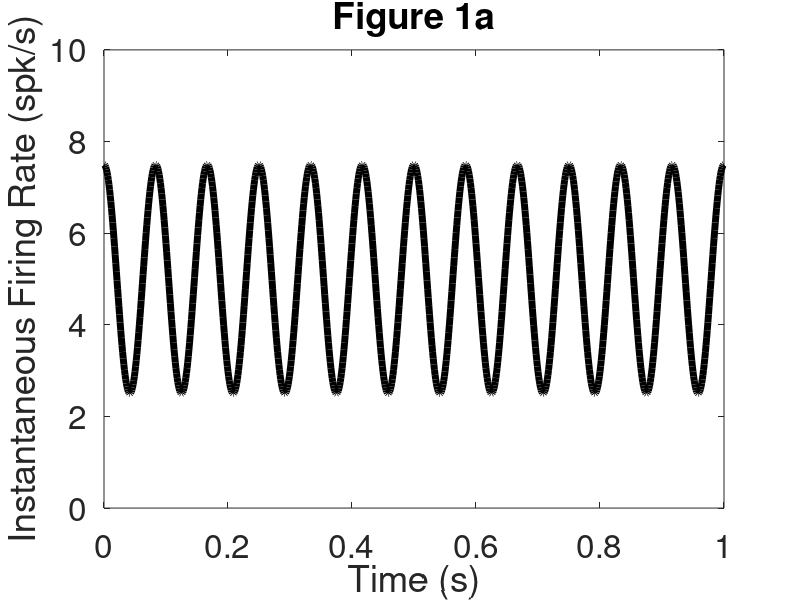

MATLAB code for this plot: (Note: this script raises an error after producing the figure.)
%%% sandbox for FR spectral analysis

%% Figure 1a
%First Replicate Results from Matzner & Bar-Gad (2015)
f0 = 12; %oscillation frequency (Hz)
r0 = 5; %Average FR (spk/s)
m = 0.5; %Modulation index (strength of oscillation)
T = 1; %Trial duration (s)
dt = 0.001; % (ms)
t = 0:dt:T; %Simulation time (s)
fr = r0 * (1 + m*cos(2*pi*f0*t)); %Instaneous Firing Rate

figure;
plot(t, fr, 'k-', 'Linewidth', 5)
xlabel("Time (s)")
ylabel("Instantaneous Firing Rate (spk/s)")
ylim([0, 10])
title("Figure 1a")
set(gca, 'Fontsize', 24)

%% Figure 1b
T = 60*5;
t = 0:dt:T; %Simulation time (s)
fr = r0 * (1 + m*cos(2*pi*f0*t)); %Instaneous Firing Rate
window = 1000; %size of welch window (# of samples)
n_overlap = 1; %number of overlapping points in the window
nyquist = 1 / (2*dt); %Nyquist Frequency
fr_norm = fr - mean(fr);
[psd, freqs] = pwelch(fr_norm, window, n_overlap, window);
freqs = freqs * nyquist / pi;
disp(max(freqs))
disp(min(freqs))
figure;
plot(freqs, psd, 'k-', 'Linewidth', 5)
xline(f0, 'r--', 'Linewidth', 2)
xlim([0, 100])
title("Figure 1b")
xlabel("Frequency (Hz)")
ylabel("Power ( (spk/s)^2/Hz )")
set(gca, 'Fontsize', 24)

%% Figure 1c
rng(1);
spikes = double(rand(size(fr)) < dt*fr);
figure;
plot(t(t<=1), spikes(t<=1), 'k-', 'Linewidth', 5)
xlabel("Time (s)")
ylabel("Spike")
title("Figure 1c")
yticks([0, 1])
yticklabels([0, 1])
set(gca, 'Fontsize', 24)

%% Figure 1d
norm_spikes = spikes - mean(spikes);
[psd, freqs] = pwelch(spikes, window, n_overlap, window);
freqs = freqs * nyquist / pi;
figure;
plot(freqs, psd, 'k-', 'Linewidth', 5)
xline(f0, 'r--', 'Linewidth', 2)
xlim([0, 100])
xlabel("Frequency (Hz)")
ylabel("Power (A.U.)")
set(gca, 'Fontsize', 24)
title("Figure 1d")

%% Figures 1E, F, G
r0s = [5, 15, 30];
titles = ["Figure 1E", "Figure 1F", "Figure 1G"];
for i = 1:length(r0s)
    r0 = r0s(i);
    fr = r0 * (1 + m*cos(2*pi*f0*t));
    spikes = double(rand(size(fr)) < dt*fr);
    [psd, freqs] = pwelch(spikes, window, n_overlap, window);
    freqs = freqs * nyquist / pi;
    psd_snr = (psd - mean(psd(freqs>=100)) ) / std(psd(freqs>=100));
    figure;
    plot(freqs, psd_snr, 'k-', 'Linewidth', 5)
    xline(f0, 'r--', 'Linewidth', 2)
    xlim([0, 100])
    ylim([-5, 25])
    xlabel("Frequency (Hz)")
    ylabel("SNR")
    title(titles(i))
    set(gca, 'Fontsize', 24)
end

%% Figure 4B with ground truth f0
T = 1*60;
fs = 1/dt;
window = ones(1000, 1);
win_len = length(window);
t = 0:dt:T; %Simulation time (s)
r0s = 1:5:80;
ms = [0.1, 0.25, 0.4, 0.5, 0.75, 1];
r0_hats = zeros(length(r0s), length(ms));
mhats = zeros(length(r0s), length(ms));
mhat_stds = zeros(length(r0s), length(ms));
num_trials = 10;
for i = 1:length(ms)
    m = ms(i);
    fprintf("m=%0.1f \n", m)
    for j = 1:length(r0s)
        r0 = r0s(j);
        fr = r0 * (1 + m*cos(2*pi*f0*t));
        trial_mhats = zeros(num_trials, 1);
        for k = 1:num_trials
            spikes = double(rand(size(fr)) < dt*fr);
            [psd, freqs] = pwelch(spikes, window, n_overlap, win_len);
            freqs = freqs * nyquist / pi;
            psd_snr = (psd - mean(psd(freqs>=100)) ) / std(psd(freqs>=100));
            [~, f0_ind] = min(abs(freqs-f0));
            peak_snr = psd_snr(f0_ind);
            r0_hat = sum(spikes) / T;
            mhat = get_mhat(peak_snr, r0_hat, T, fs, win_len);
            trial_mhats(k) = mhat;
        end
        mhats(j, i) = mean(trial_mhats);
        mhat_stds(j, i) = std(trial_mhats);
        r0_hats(j, i) = r0_hat;
    end
end
%% Figure 4B Plot
default_colors = get(gca, 'Colororder');
figure;
hold on
for i = 1:length(ms)
    errorbar(r0s, mhats(:, i), mhat_stds(:, i), 'Linewidth', 5)
    yline(ms(i), '--', 'Color', default_colors(i, :), 'Linewidth', 2)
end
hold off
xlabel("Baseline Firing Rate r0 (spk/s)")
ylabel("Estimated Modulation Index $\hat{m}$", 'Interpreter', 'LaTeX')
title("Figure 4B")
set(gca, 'Fontsize', 24)

%% Figure 4B with NEO-based spike detection of f0
thresh_factor = 15;
T = 1*60;
fs = 1/dt;
window = ones(1000, 1);
win_len = length(window);
t = 0:dt:T; %Simulation time (s)
r0s = 1:5:80;
ms = [0.1, 0.25, 0.4, 0.5, 0.75, 1];
r0_hats = zeros(length(r0s), length(ms));
mhats = zeros(length(r0s), length(ms));
mhat_stds = zeros(length(r0s), length(ms));
num_trials = 10;
for i = 1:length(ms)
    m = ms(i);
    fprintf("m=%0.1f \n", m)
    for j = 1:length(r0s)
        r0 = r0s(j);
        fr = r0 * (1 + m*cos(2*pi*f0*t));
        trial_mhats = zeros(num_trials, 1);
        for k = 1:num_trials
            spikes = double(rand(size(fr)) < dt*fr);
            [psd, freqs] = pwelch(spikes, window, n_overlap, win_len);
            freqs = freqs * nyquist / pi;
            psd_snr = (psd - mean(psd(freqs>=100)) ) / std(psd(freqs>=100));
            psd_snr = psd_snr(freqs>=1&freqs<=100); %omit baseline shift artifact
            freqs = freqs(freqs>=1&freqs<=100);
            ne_snr = neo(psd_snr);
            sigma = median(ne_snr) / 0.67;
            threshold = sigma*thresh_factor;
            if any(ne_snr>=threshold)
                [peak_snr, f0hat] = max(psd_snr(ne_snr>=threshold));
            else
                peak_snr = 0;
            end
            r0_hat = sum(spikes) / T;
            mhat = get_mhat(peak_snr, r0_hat, T, fs, win_len);
            trial_mhats(k) = mhat;
        end
        mhats(j, i) = mean(trial_mhats);
        mhat_stds(j, i) = std(trial_mhats);
        r0_hats(j, i) = r0_hat;
    end
end
%% Figure 4B NEO Plot
default_colors = get(gca, 'Colororder');
figure;
hold on
for i = 1:length(ms)
    errorbar(r0s, mhats(:, i), mhat_stds(:, i), 'Linewidth', 5)
    yline(ms(i), '--', 'Color', default_colors(i, :), 'Linewidth', 2)
end
hold off
xlabel("Baseline Firing Rate r0 (spk/s)")
ylabel("Estimated Modulation Index $\hat{m}$", 'Interpreter', 'LaTeX')
title("Figure 4B with NEO detection")
set(gca, 'Fontsize', 24)

%% Apply to Poisson input
clear;
load('/Volumes/Paul''s Data/Modeling/bam_microstim/Simulation EMBC I_b100/bam_constants.mat')
num_trials = 36;
mhats = zeros(num_trials, 1);
f0hats = zeros(num_trials, 1);
psd_snrs = zeros(num_trials, 99);
for trial = 1:num_trials
    num_group = 120;
    fprintf("Trial: %0.0f \n", trial)
    trialname = sprintf('/Volumes/Paul''s Data/Modeling/bam_microstim/Simulation EMBC I_b100/spikes/c=0.000/trial%0.0f/input.mat', ...
        trial);
    load(trialname, 'spikes');
    tstart = 0;
    tend = 1;
    T = tend - tstart;
    spikes = spikes(t>=tstart&t<=tend, 2*num_group+1:N_E);
    spikes = sum(spikes, 2); %aggregate over all neurons for better resolution
    num_group = 1;
    fs = 1/dt;
    nyquist = 1 / (2*dt); %Nyquist Frequency
    thresh_factor = 15;
    window = ones(sum(t<=1), 1);
    win_len = length(window);
    n_overlap = 0;
    [psd, freqs] = pwelch(spikes, window, n_overlap, win_len);
    freqs = freqs * nyquist / pi;
    psd_snr = (psd - mean(psd(freqs>=100)) ) / std(psd(freqs>=100));
    psd_snr = psd_snr(freqs>=1&freqs<=100, :); %omit baseline shift artifact
    freqs = freqs(freqs>=1&freqs<=100);
    ne_snr = neo(psd_snr);
    sigma = median(ne_snr) / 0.67; %estimation of std
    threshold = sigma*thresh_factor;
    if any(ne_snr>=threshold)
        peak_snr = max(psd_snr(ne_snr>=threshold));
        f0hat = freqs(psd_snr==peak_snr);
        r0hat = sum(spikes) / T; 
        mhat = get_mhat(peak_snr, r0hat, T, fs, win_len);
        if length(f0hat)~=1 %multiple modulation frequencies shouldn't be possible
            f0hat = 0;
            mhat = 0;
        end
    else
        f0hat = 0;
        mhat = 0;
    end
    f0hats(trial) = f0hat;
    mhats(trial) = mhat;
    psd_snrs(trial, :) = psd_snr;
end
%% Plot Poisson
figure;
scatter(f0hats, mhats, 100, 'k')
xlabel("Estimated Modulation Frequency $\hat{f_0}$ (Hz)", 'Interpreter', 'LaTeX')
ylabel("Estimated Modulation Strength $\hat{m}$", 'Interpreter', 'LaTeX')
set(gca, 'Fontsize', 24)

figure;
errorbar(freqs, mean(psd_snrs, 1), std(psd_snrs, [], 1), 'k', 'Linewidth', 2)
xlabel("Frequency (Hz)")
ylabel("SNR")
title("Power Spectral Density Averaged over trials")
set(gca, 'Fontsize', 24)

%% Apply to Disconnected spikes (0-1s)
clear;
load('/Volumes/Paul''s Data/Modeling/bam_microstim/Simulation EMBC Disconnected/bam_constants.mat')
num_trials = 36;
mhats = zeros(num_trials, 1);
f0hats = zeros(num_trials, 1);
psd_snrs = zeros(num_trials, 99);
for trial = 1:num_trials
    num_group = 120;
    fprintf("Trial: %0.0f \n", trial)
    trialname = sprintf('/Volumes/Paul''s Data/Modeling/bam_microstim/Simulation EMBC Disconnected/brain1/data/0.0nA_galvanic/c=0.000/trial%0.0f.mat', ...
        trial);
    load(trialname, 'recspikes');
    spikes = zeros(length(t), N);
    for nn = 1:N
        for spike_idx = recspikes(int2str(nn))
            spikes(spike_idx, nn) = 1;
        end
    end
    tstart = 1;
    tend = 3;
    T = tend - tstart;
    %spikes = spikes(t>=tstart&t<=tend, 2*num_group+1:N_E); %NS neurons
    %spikes = spikes(t>=tstart&t<=tend, 1:num_group); %P1
    spikes = spikes(t>=tstart&t<=tend, :); %All neurons
    spikes = sum(spikes, 2); %aggregate over all neurons for better resolution
    num_group = 1;
    fs = 1/dt;
    nyquist = 1 / (2*dt); %Nyquist Frequency
    thresh_factor = 15;
    window = ones(sum(t<=1), 1);
    win_len = length(window);
    n_overlap = 0;
    [psd, freqs] = pwelch(spikes, window, n_overlap, win_len);
    freqs = freqs * nyquist / pi;
    psd_snr = (psd - mean(psd(freqs>=100)) ) / std(psd(freqs>=100));
    psd_snr = psd_snr(freqs>=1&freqs<=100, :); %omit baseline shift artifact
    freqs = freqs(freqs>=1&freqs<=100);
    ne_snr = neo(psd_snr);
    sigma = median(ne_snr) / 0.67; %estimation of std
    threshold = sigma*thresh_factor;
    if any(ne_snr>=threshold)
        peak_snr = max(psd_snr(ne_snr>=threshold));
        f0hat = freqs(psd_snr==peak_snr);
        r0hat = sum(spikes) / T; 
        mhat = get_mhat(peak_snr, r0hat, T, fs, win_len);
        if length(f0hat)~=1 %multiple modulation frequencies shouldn't be possible
            f0hat = 0;
            mhat = 0;
        end
    else
        f0hat = 0;
        mhat = 0;
    end
    f0hats(trial) = f0hat;
    mhats(trial) = mhat;
    psd_snrs(trial, :) = psd_snr;
end
%% Plot Disconnected
figure;
scatter(f0hats, mhats, 100, 'k')
xlabel("Estimated Modulation Frequency $\hat{f_0}$ (Hz)", 'Interpreter', 'LaTeX')
ylabel("Estimated Modulation Strength $\hat{m}$", 'Interpreter', 'LaTeX')
set(gca, 'Fontsize', 24)

figure;
errorbar(freqs, mean(psd_snrs, 1), std(psd_snrs, [], 1), 'k', 'Linewidth', 2)
xlabel("Frequency (Hz)")
ylabel("SNR")
title("Power Spectral Density Averaged over trials")
set(gca, 'Fontsize', 24)

%% Apply to Connected spikes (0-1s)
clear;
load('/Volumes/Paul''s Data/Modeling/bam_microstim/Simulation EMBC I_b100/bam_constants.mat')
num_trials = 36;
mhats = zeros(num_trials, 1);
f0hats = zeros(num_trials, 1);
psd_snrs = zeros(num_trials, 99);
for trial = 1:num_trials
    num_group = 120;
    fprintf("Trial: %0.0f \n", trial)
    trialname = sprintf('/Volumes/Paul''s Data/Modeling/bam_microstim/Simulation EMBC I_b100/brain1/data/0.0nA_galvanic/c=0.000/trial%0.0f.mat', ...
        trial);
    load(trialname, 'recspikes');
    spikes = zeros(length(t), N);
    for nn = 1:N
        for spike_idx = recspikes(int2str(nn))
            spikes(spike_idx, nn) = 1;
        end
    end
    tstart = 1;
    tend = 3;
    T = tend - tstart;
    %spikes = spikes(t>=tstart&t<=tend, 2*num_group+1:N_E); %NS neurons
    %spikes = spikes(t>=tstart&t<=tend, 1:num_group); %P1
    spikes = spikes(t>=tstart&t<=tend, :); %All neurons
    spikes = sum(spikes, 2); %aggregate over all neurons for better resolution
    num_group = 1;
    fs = 1/dt;
    nyquist = 1 / (2*dt); %Nyquist Frequency
    thresh_factor = 15;
    window = ones(sum(t<=1), 1);
    win_len = length(window);
    n_overlap = 0;
    [psd, freqs] = pwelch(spikes, window, n_overlap, win_len);
    freqs = freqs * nyquist / pi;
    psd_snr = (psd - mean(psd(freqs>=100)) ) / std(psd(freqs>=100));
    psd_snr = psd_snr(freqs>=1&freqs<=100, :); %omit baseline shift artifact
    freqs = freqs(freqs>=1&freqs<=100);
    ne_snr = neo(psd_snr);
    sigma = median(ne_snr) / 0.67; %estimation of std
    threshold = sigma*thresh_factor;
    if any(ne_snr>=threshold)
        peak_snr = max(psd_snr(ne_snr>=threshold));
        f0hat = freqs(psd_snr==peak_snr);
        r0hat = sum(spikes) / T; 
        mhat = get_mhat(peak_snr, r0hat, T, fs, win_len);
        if length(f0hat)~=1 %multiple modulation frequencies shouldn't be possible
            f0hat = 0;
            mhat = 0;
        end
    else
        f0hat = 0;
        mhat = 0;
    end
    f0hats(trial) = f0hat;
    mhats(trial) = mhat;
    psd_snrs(trial, :) = psd_snr;
end
%% Plot Connected
figure;
scatter(f0hats, mhats, 100, 'k')
xlabel("Estimated Modulation Frequency $\hat{f_0}$ (Hz)", 'Interpreter', 'LaTeX')
ylabel("Estimated Modulation Strength $\hat{m}$", 'Interpreter', 'LaTeX')
set(gca, 'Fontsize', 24)

figure;
errorbar(freqs, mean(psd_snrs, 1), std(psd_snrs, [], 1), 'k', 'Linewidth', 2)
xlabel("Frequency (Hz)")
ylabel("SNR")
title("Power Spectral Density Averaged over trials")
set(gca, 'Fontsize', 24)

%% Apply to Connected spikes (Baseline Activity) Long Duration (30s)
clear;
load('/Volumes/Paul''s Data/Modeling/bam_microstim/Simulation LongDuration/bam_constants.mat')
num_trials = 10;
mhats = zeros(num_trials, 1);
f0hats = zeros(num_trials, 1);
psd_snrs = zeros(num_trials, 495);
for trial = 1:num_trials
    num_group = 120;
    fprintf("Trial: %0.0f \n", trial)
    trialname = sprintf('/Volumes/Paul''s Data/Modeling/bam_microstim/Simulation LongDuration/brain1/data/0.0nA_galvanic/c=0.000/trial%0.0f.mat', ...
        trial);
    load(trialname, 'recspikes');
    spikes = zeros(length(t), N);
    for nn = 1:N
        for spike_idx = recspikes(int2str(nn))
            spikes(spike_idx, nn) = 1;
        end
    end
    tstart = 0;
    tend = 30;
    T = tend - tstart;
    %spikes = spikes(t>=tstart&t<=tend, 2*num_group+1:N_E); %NS neurons
    %spikes = spikes(t>=tstart&t<=tend, 1:num_group); %P1
    spikes = spikes(t>=tstart&t<=tend, :); %All neurons
    spikes = sum(spikes, 2); %aggregate over all neurons for better resolution
    num_group = 1;
    fs = 1/dt;
    nyquist = 1 / (2*dt); %Nyquist Frequency
    thresh_factor = 15;
    window = ones(sum(t<=5), 1);
    win_len = length(window);
    n_overlap = 0;
    [psd, freqs] = pwelch(spikes, window, n_overlap, win_len);
    freqs = freqs * nyquist / pi;
    psd_snr = (psd - mean(psd(freqs>=100)) ) / std(psd(freqs>=100));
    psd_snr = psd_snr(freqs>=1&freqs<=100, :); %omit baseline shift artifact
    freqs = freqs(freqs>=1&freqs<=100);
    ne_snr = neo(psd_snr);
    sigma = median(abs(ne_snr)) / 0.67; %estimation of std
    threshold = sigma*thresh_factor;
    if any(ne_snr>=threshold)
        peak_snr = max(psd_snr(ne_snr>=threshold));
        f0hat = freqs(psd_snr==peak_snr);
        r0hat = sum(spikes) / T; 
        mhat = get_mhat(peak_snr, r0hat, T, fs, win_len);
        if length(f0hat)~=1 %multiple modulation frequencies shouldn't be possible
            f0hat = 0;
            mhat = 0;
        end
    else
        f0hat = 0;
        mhat = 0;
    end
    f0hats(trial) = f0hat;
    mhats(trial) = mhat;
    psd_snrs(trial, :) = psd_snr;
end
%% Plot Long Duration
figure;
scatter(f0hats, mhats, 100, 'k')
xlabel("Estimated Modulation Frequency $\hat{f_0}$ (Hz)", 'Interpreter', 'LaTeX')
ylabel("Estimated Modulation Strength $\hat{m}$", 'Interpreter', 'LaTeX')
set(gca, 'Fontsize', 24)

figure;
errorbar(freqs, mean(psd_snrs, 1), std(psd_snrs, [], 1), 'k', 'Linewidth', 1)
xlabel("Frequency (Hz)")
ylabel("SNR")
title("Power Spectral Density Averaged over trials")
set(gca, 'Fontsize', 24)

%% Create Oscillatory input for more dramatic oscillations
clear;
load('/Volumes/Paul''s Data/Modeling/bam_microstim/Simulation EMBC I_b100/bam_constants.mat')
num_trials = 36;
mhats = zeros(num_trials, 1);
f0hats = zeros(num_trials, 1);
psd_snrs = zeros(num_trials, 99);
r0 = 2400;
m = 0.5;
f0 = 40;
fr = r0 * (1 + m*cos(2*pi*f0*t)); %Instaneous Firing Rate

for trial = 1:num_trials
    num_group = 120;
    fprintf("Trial: %0.0f \n", trial)
    spikes = rand(length(t), N) < (dt*fr)';
    tstart = 0;
    tend = 1;
    T = tend - tstart;
    %spikes = spikes(t>=tstart&t<=tend, 2*num_group+1:N_E); %NS neurons
    %spikes = spikes(t>=tstart&t<=tend, 1:num_group); %P1
    spikes = spikes(t>=tstart&t<=tend, :); %All neurons
    spikes = sum(spikes, 2); %aggregate over all neurons for better resolution
    num_group = 1;
    fs = 1/dt;
    nyquist = 1 / (2*dt); %Nyquist Frequency
    thresh_factor = 15;
    window = ones(sum(t<=1), 1);
    win_len = length(window);
    n_overlap = 0;
    [psd, freqs] = pwelch(spikes, window, n_overlap, win_len);
    freqs = freqs * nyquist / pi;
    psd_snr = (psd - mean(psd(freqs>=100)) ) / std(psd(freqs>=100));
    psd_snr = psd_snr(freqs>=1&freqs<=100, :); %omit baseline shift artifact
    freqs = freqs(freqs>=1&freqs<=100);
    ne_snr = neo(psd_snr);
    sigma = median(ne_snr) / 0.67; %estimation of std
    threshold = sigma*thresh_factor;
    if any(ne_snr>=threshold)
        peak_snr = max(psd_snr(ne_snr>=threshold));
        f0hat = freqs(psd_snr==peak_snr);
        r0hat = sum(spikes) / T; 
        mhat = get_mhat(peak_snr, r0hat, T, fs, win_len);
        if length(f0hat)~=1 %multiple modulation frequencies shouldn't be possible
            f0hat = 0;
            mhat = 0;
        end
    else
        f0hat = 0;
        mhat = 0;
    end
    f0hats(trial) = f0hat;
    mhats(trial) = mhat;
    psd_snrs(trial, :) = psd_snr;
end
%% Plot Poisson Gamma
figure;
hold on
scatter(f0hats, mhats, 100, 'k')
scatter(f0, m, 100, 'r')
xlim([39, 41])
ylim([0.4, 0.6])
xlabel("Estimated Modulation Frequency $\hat{f_0}$ (Hz)", 'Interpreter', 'LaTeX')
ylabel("Estimated Modulation Strength $\hat{m}$", 'Interpreter', 'LaTeX')
set(gca, 'Fontsize', 24)

figure;
errorbar(freqs, mean(psd_snrs, 1), std(psd_snrs, [], 1), 'k', 'Linewidth', 1)
xlabel("Frequency (Hz)")
ylabel("SNR")
title("Power Spectral Density Averaged over trials")
set(gca, 'Fontsize', 24)

%% Manually created oscillations in disconnected neurons
clear;
load('/Volumes/Paul''s Data/Modeling/bam_microstim/Simulation Test/bam_constants.mat')
num_trials = 1;
mhats = zeros(num_trials, 1);
f0hats = zeros(num_trials, 1);
psd_snrs = zeros(num_trials, 99);

for trial = 1:num_trials
    num_group = 120;
    fprintf("Trial: %0.0f \n", trial)
    trialname = sprintf('/Volumes/Paul''s Data/Modeling/bam_microstim/Simulation Test/brain1/data/-1000.0nA_galvanic/c=0.000/trial%0.0f.mat', ...
        trial);
    load(trialname, 'recspikes');
    spikes = zeros(length(t), N);
    for nn = 1:N
        for spike_idx = recspikes(int2str(nn))
            spikes(spike_idx, nn) = 1;
        end
    end
    tstart = 0;
    tend = 1;
    T = tend - tstart;
    %spikes = spikes(t>=tstart&t<=tend, 2*num_group+1:N_E); %NS neurons
    spikes = spikes(t>=tstart&t<=tend, 1:num_group); %P1
    %spikes = spikes(t>=tstart&t<=tend, :); %All neurons
    spikes = sum(spikes, 2); %aggregate over all neurons for better resolution
    num_group = 1;
    fs = 1/dt;
    nyquist = 1 / (2*dt); %Nyquist Frequency
    thresh_factor = 15;
    window = ones(sum(t<=1), 1);
    win_len = length(window);
    n_overlap = 0;
    [psd, freqs] = pwelch(spikes, window, n_overlap, win_len);
    freqs = freqs * nyquist / pi;
    psd_snr = (psd - mean(psd(freqs>=100)) ) / std(psd(freqs>=100));
    psd_snr = psd_snr(freqs>=1&freqs<=100, :); %omit baseline shift artifact
    freqs = freqs(freqs>=1&freqs<=100);
    ne_snr = neo(psd_snr);
    sigma = median(ne_snr) / 0.67; %estimation of std
    threshold = sigma*thresh_factor;
    if any(ne_snr>=threshold)
        peak_snr = max(psd_snr(ne_snr>=threshold));
        f0hat = freqs(psd_snr==peak_snr);
        r0hat = sum(spikes) / T; 
        mhat = get_mhat(peak_snr, r0hat, T, fs, win_len);
        if length(f0hat)~=1 %multiple modulation frequencies shouldn't be possible
            f0hat = 0;
            mhat = 0;
        end
    else
        f0hat = 0;
        mhat = 0;
    end
    f0hats(trial) = f0hat;
    mhats(trial) = mhat;
    psd_snrs(trial, :) = psd_snr;
end
figure;
scatter(f0hats, mhats)
ylim([0, 1])
xlabel("Estimated Modulation Frequency $\hat{f_0}$ (Hz)", 'Interpreter', 'LaTeX')
ylabel("Estimated Modulation Strength $\hat{m}$", 'Interpreter', 'LaTeX')
median(mhats)

figure;
errorbar(freqs, mean(psd_snrs, 1), std(psd_snrs, [], 1))
xlabel("Frequency (Hz)")
ylabel("SNR")
title("Power Spectral Density Averaged over trials")

%% Manually created oscillations in Connected neurons
clear;
load('/Volumes/Paul''s Data/Modeling/bam_microstim/Simulation FeedforwardGamma/bam_constants.mat')
num_trials = 28;
mhats = zeros(num_trials, 1);
f0hats = zeros(num_trials, 1);
psd_snrs = zeros(num_trials, 99);

for trial = 1:num_trials
    num_group = 120;
    fprintf("Trial: %0.0f \n", trial)
    trialname = sprintf('/Volumes/Paul''s Data/Modeling/bam_microstim/Simulation FeedforwardGamma/brain1/data/-1400.0nA_galvanic/c=0.000/trial%0.0f.mat', ...
        trial);
    load(trialname, 'recspikes');
    spikes = zeros(length(t), N);
    for nn = 1:N
        for spike_idx = recspikes(int2str(nn))
            spikes(spike_idx, nn) = 1;
        end
    end
    tstart = 3;
    tend = 4;
    T = tend - tstart;
    %spikes = spikes(t>=tstart&t<=tend, 2*num_group+1:N_E); %NS neurons
    spikes = spikes(t>=tstart&t<=tend, 1:num_group); %P1
    %spikes = spikes(t>=tstart&t<=tend, :); %All neurons
    spikes = sum(spikes, 2); %aggregate over all neurons for better resolution
    num_group = 1;
    fs = 1/dt;
    nyquist = 1 / (2*dt); %Nyquist Frequency
    thresh_factor = 15;
    window = ones(sum(t<=1), 1);
    win_len = length(window);
    n_overlap = 0;
    [psd, freqs] = pwelch(spikes, window, n_overlap, win_len);
    freqs = freqs * nyquist / pi;
    psd_snr = (psd - mean(psd(freqs>=100)) ) / std(psd(freqs>=100));
    psd_snr = psd_snr(freqs>=1&freqs<=100, :); %omit baseline shift artifact
    freqs = freqs(freqs>=1&freqs<=100);
    ne_snr = neo(psd_snr);
    sigma = median(ne_snr) / 0.67; %estimation of std
    threshold = sigma*thresh_factor;
    if any(ne_snr>=threshold)
        peak_snr = max(psd_snr(ne_snr>=threshold));
        f0hat = freqs(psd_snr==peak_snr);
        r0hat = sum(spikes) / T; 
        mhat = get_mhat(peak_snr, r0hat, T, fs, win_len);
        if length(f0hat)~=1 %multiple modulation frequencies shouldn't be possible
            f0hat = 0;
            mhat = 0;
        end
    else
        f0hat = 0;
        mhat = 0;
    end
    f0hats(trial) = f0hat;
    mhats(trial) = mhat;
    psd_snrs(trial, :) = psd_snr;
end
figure;
scatter(f0hats, mhats)
xlabel("Estimated Modulation Frequency $\hat{f_0}$ (Hz)", 'Interpreter', 'LaTeX')
ylabel("Estimated Modulation Strength $\hat{m}$", 'Interpreter', 'LaTeX')
median(mhats)

figure;
errorbar(freqs, mean(psd_snrs, 1), std(psd_snrs, [], 1))
xlabel("Frequency (Hz)")
ylabel("SNR")
title("Power Spectral Density Averaged over trials")

%% Functions
function mhat = get_mhat(peak_snr, r0, T, fs, win_len)
    N_wins = ceil(T*fs / win_len);
    peak_snr_cor = peak_snr*sqrt(N_wins); %welch correction
    mhat = 2*sqrt(peak_snr_cor / (r0*T));
end

function psi = neo(x)
    psi = zeros(size(x));
    psi(1, :) = x(1, :).^2 - x(1, :).*x(2, :);
    psi(end, :) = x(end).^2 - x(end, :).*x(end-1);
    psi(2:end-1, :) = x(2:end-1, :).^2 - x(3:end, :).*x(1:end-2, :);
end